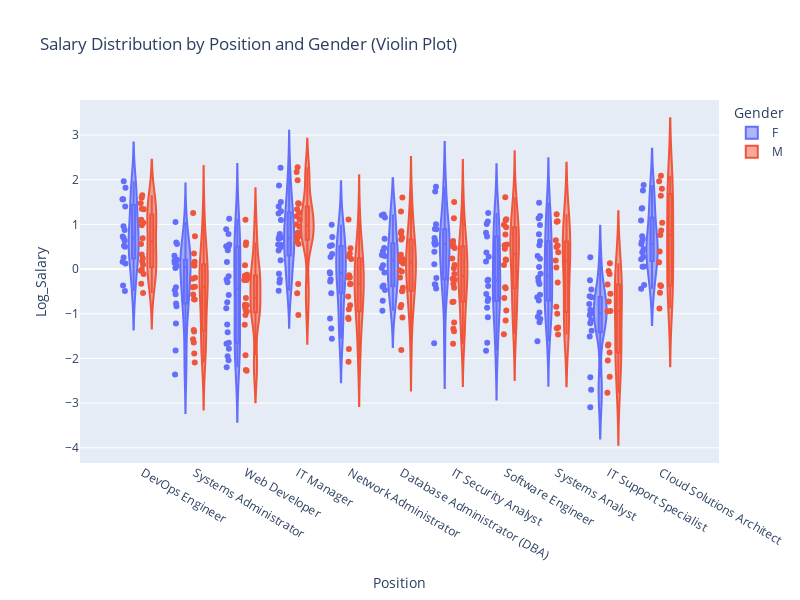

Notebook cell for this chart:
### Markdown cell above
#### To visualize the distribution of Salary across different groups with additional detail.

### Code cell
fig = px.violin(df, x='Position', y='Log_Salary', color='Gender', 
                box=True, points='all', 
                title='Salary Distribution by Position and Gender (Violin Plot)')
fig.update_layout(height=600, width=800)
fig.show()

### Figure 1 — Plotly figure (JSON) as saved in the notebook; plotly's stock layout.template omitted (floating-point values rounded to 4 significant figures; data arrays with more than 128 entries replaced by an {"elided": "..."} marker saying what was removed)
{"data": [{"alignmentgroup": "True", "box": {"visible": true}, "hovertemplate": "Gender=F<br>Position=%{x}<br>Log_Salary=%{y}<extra></extra>", "legendgroup": "F", "marker": {"color": "#636efa"}, "name": "F", "offsetgroup": "F", "orientation": "v", "points": "all", "scalegroup": "True", "showlegend": true, "type": "violin", "x": {"elided": "198 str values"}, "x0": " ", "xaxis": "x", "y": {"elided": "198 float values"}, "y0": " ", "yaxis": "y"}, {"alignmentgroup": "True", "box": {"visible": true}, "hovertemplate": "Gender=M<br>Position=%{x}<br>Log_Salary=%{y}<extra></extra>", "legendgroup": "M", "marker": {"color": "#EF553B"}, "name": "M", "offsetgroup": "M", "orientation": "v", "points": "all", "scalegroup": "True", "showlegend": true, "type": "violin", "x": {"elided": "202 str values"}, "x0": " ", "xaxis": "x", "y": {"elided": "202 float values"}, "y0": " ", "yaxis": "y"}], "layout": {"height": 600, "legend": {"title": {"text": "Gender"}, "tracegroupgap": 0}, "title": {"text": "Salary Distribution by Position and Gender (Violin Plot)"}, "violinmode": "group", "width": 800, "xaxis": {"anchor": "y", "domain": [0, 1], "title": {"text": "Position"}}, "yaxis": {"anchor": "x", "domain": [0, 1], "title": {"text": "Log_Salary"}}}}
